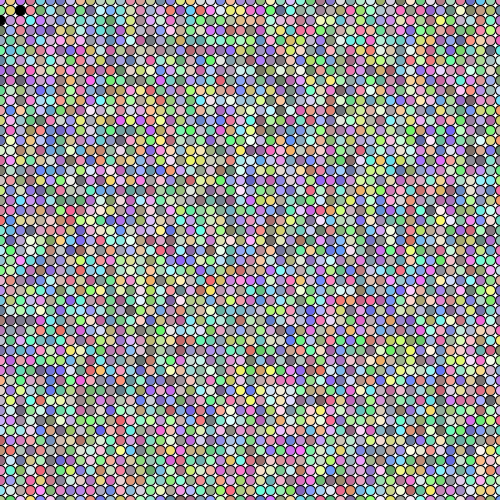
Frame 1 (no input)
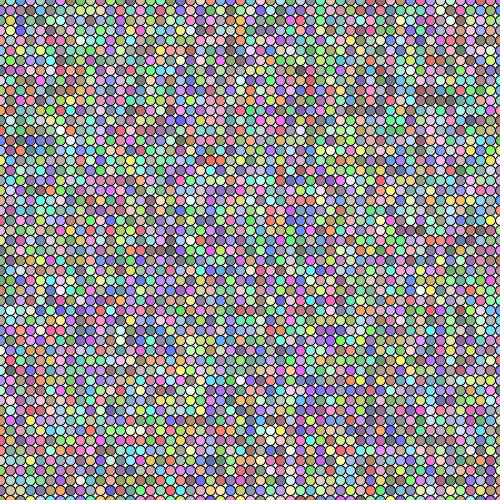
Frame 60 (the mouse pressed at the canvas centre just before this capture)
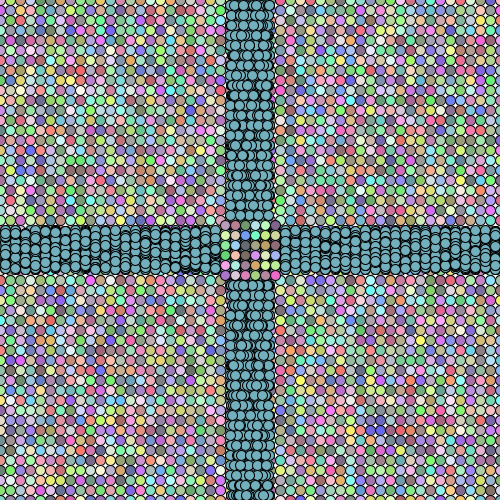
Frame 120 (the mouse held since frame 60 and released just before this capture)

The Processing sketch that drew these frames (run headless with seeded random() and noise(); from frame 60 on, the mouse is pressed at the canvas centre):

// Processing sketch: processing_83854
// ── processing_83854.pde

//autor: Toni Cogolludo
// escala masiva


void setup() {
  size(500,500);
}

void draw() {
  background(255);
  rellenarcuadrados(0,0,width,height);
  if (mousePressed){
    linea();
  }
  else{
    cuadradocirculos();
  }
}

void rellenarcuadrados(int numero1, int numero2,int delimitarx,int delimitary){
  for(int i=numero1;i<= delimitarx;i+=10){
   for(int j=numero2;j <= delimitary;j+=10){
     fill(random(100,255),random(100,255),random(100,255)); 
     ellipse(i,j,10,10);
   }  
  }
}
void cuadradocirculos(){
   for (int i = mouseX-20; i < mouseX+20;i+=40){
    for (int j = mouseY-20;j < mouseY+20;j+=40){
        fill(0);
        ellipse(pmouseX+random(-30, 30), j, 10, 10);
        ellipse(i, pmouseY+random(-30, 30), 10, 10);
    }
  }
  for (int i = mouseX+20; i < mouseX+40;i+=40){
    for (int j = mouseY+20;j > mouseY-20;j-=40){
      fill(0);
        ellipse(pmouseX+random(-30, 30), j, 10, 10);
        ellipse(i, pmouseY+random(-30, 30), 10, 10);
    }
  }
}
  
void linea(){
  for (int i=5; i<height; i+=10){
    for (int j=5; j<width; j+=10){
      ellipse(mouseX+random(-20, 20), i, 10, 10);
      ellipse(j, mouseY+random(-20, 20), 10, 10);
    }
  }
  rellenarcuadrados(mouseX-25,mouseY-25,mouseX+25,mouseY+25);
}
